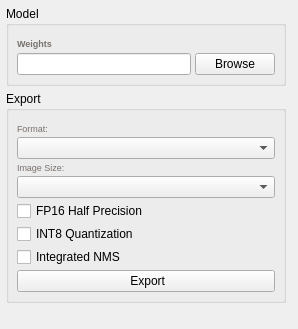
<?xml version="1.0" encoding="UTF-8"?>
<ui version="4.0">
 <class>ExportPage</class>
 <widget class="QWidget" name="ExportPage">
<layout class="QHBoxLayout" name="mainLo">
   <property name="leftMargin"><number>6</number></property>
   <property name="topMargin"><number>6</number></property>
   <property name="rightMargin"><number>6</number></property>
   <property name="bottomMargin"><number>6</number></property>
   <property name="spacing"><number>6</number></property>

   <item>
    <widget class="QWidget" name="leftPanel" native="true">
     <property name="minimumSize"><size><width>280</width><height>0</height></size></property>
     <property name="maximumSize"><size><width>380</width><height>16777215</height></size></property>
     <layout class="QVBoxLayout" name="leftLo">
      <property name="leftMargin"><number>0</number></property>
      <property name="topMargin"><number>0</number></property>
      <property name="rightMargin"><number>0</number></property>
      <property name="bottomMargin"><number>0</number></property>
      <property name="spacing"><number>5</number></property>

      <item><widget class="QGroupBox" name="modelGroup">
       <property name="title"><string>Model</string></property>
       <layout class="QVBoxLayout" name="modelLo">
        <property name="leftMargin"><number>8</number></property>
        <property name="topMargin"><number>12</number></property>
        <property name="rightMargin"><number>8</number></property>
        <property name="bottomMargin"><number>8</number></property>
        <property name="spacing"><number>4</number></property>
        <item><widget class="QLabel" name="modelLabel">
         <property name="text"><string>Weights</string></property>
         <property name="styleSheet"><string>font-size:9px;color:#78716c;font-weight:500;</string></property>
        </widget></item>
        <item><layout class="QHBoxLayout" name="weightsRow">
         <item><widget class="QLineEdit" name="_w"/></item>
         <item><widget class="QPushButton" name="browseBtn">
          <property name="text"><string>Browse</string></property>
         </widget></item>
        </layout></item>
       </layout>
      </widget></item>

      <item><widget class="QGroupBox" name="exportGroup">
       <property name="title"><string>Export</string></property>
       <layout class="QVBoxLayout" name="exportLo">
        <property name="leftMargin"><number>8</number></property>
        <property name="topMargin"><number>12</number></property>
        <property name="rightMargin"><number>8</number></property>
        <property name="bottomMargin"><number>8</number></property>
        <property name="spacing"><number>3</number></property>
        <item><widget class="QLabel" name="fmtLabel">
         <property name="text"><string>Format:</string></property>
         <property name="styleSheet"><string>font-size:9px;color:#78716c;</string></property>
        </widget></item>
        <item><widget class="QComboBox" name="_fmt"/></item>
        <item><widget class="QLabel" name="szLabel">
         <property name="text"><string>Image Size:</string></property>
         <property name="styleSheet"><string>font-size:9px;color:#78716c;</string></property>
        </widget></item>
        <item><widget class="QComboBox" name="_sz"/></item>
        <item><widget class="QCheckBox" name="_half">
         <property name="text"><string>FP16 Half Precision</string></property>
        </widget></item>
        <item><widget class="QCheckBox" name="_int8">
         <property name="text"><string>INT8 Quantization</string></property>
        </widget></item>
        <item><widget class="QCheckBox" name="_nms">
         <property name="text"><string>Integrated NMS</string></property>
        </widget></item>
        <item><widget class="QPushButton" name="_exp_btn">
         <property name="text"><string> Export</string></property>
        </widget></item>
       </layout>
      </widget></item>

      <item><spacer><property name="orientation"><enum>Vertical</enum></property>
       <property name="sizeHint" stdset="0"><size><width>20</width><height>20</height></size></property>
      </spacer></item>
     </layout>
    </widget>
   </item>

   <item>
    <widget class="QWidget" name="rightPanel" native="true">
     <layout class="QVBoxLayout" name="rightLo">
      <property name="leftMargin"><number>0</number></property>
      <property name="topMargin"><number>0</number></property>
      <property name="rightMargin"><number>0</number></property>
      <property name="bottomMargin"><number>0</number></property>
      <property name="spacing"><number>6</number></property>
      <item stretch="1"><widget class="LogPanel" name="_log" native="true"/></item>
     </layout>
    </widget>
   </item>
 </layout>
</widget>
<resources/>
<connections/>
<customwidgets>
 <customwidget><class>LogPanel</class><extends>QWidget</extends><header>scripts.tabs.base</header></customwidget>
</customwidgets>
</ui>
